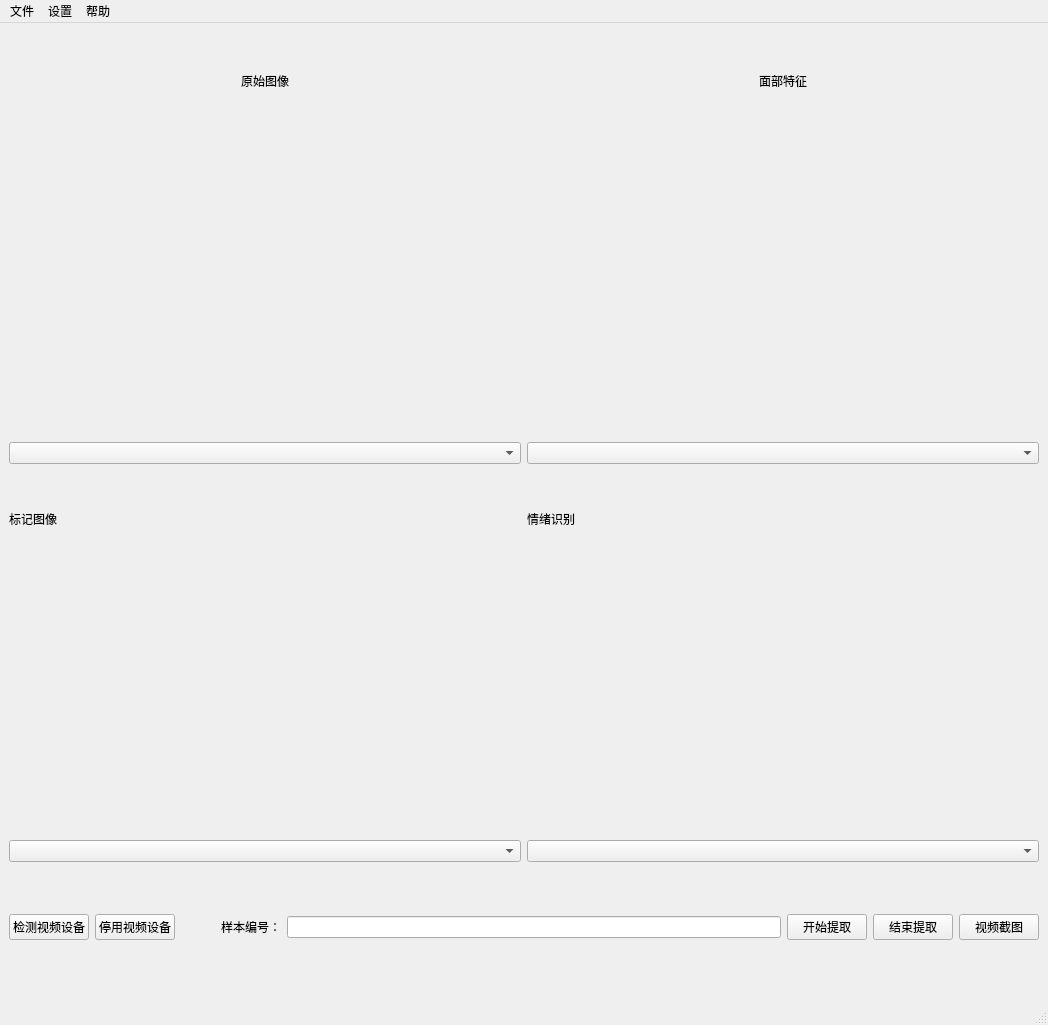
<?xml version="1.0" encoding="UTF-8"?>
<ui version="4.0">
 <class>MainWindow</class>
 <widget class="QMainWindow" name="MainWindow">
  <property name="geometry">
   <rect>
    <x>0</x>
    <y>0</y>
    <width>1048</width>
    <height>1025</height>
   </rect>
  </property>
  <property name="windowTitle">
   <string>面部表型特征提取系统---山东省精神卫生中心</string>
  </property>
  <property name="windowIcon">
   <iconset>
    <normaloff>../icon.ico</normaloff>../icon.ico</iconset>
  </property>
  <widget class="QWidget" name="centralwidget">
   <layout class="QVBoxLayout" name="verticalLayout_4">
    <item>
     <layout class="QHBoxLayout" name="h_img_lay">
      <item>
       <layout class="QVBoxLayout" name="original_img_v_lay">
        <item>
         <spacer name="verticalSpacer">
          <property name="sizeHint" stdset="0">
           <size>
            <width>20</width>
            <height>40</height>
           </size>
          </property>
         </spacer>
        </item>
        <item>
         <widget class="QLabel" name="original_name_lbl">
          <property name="text">
           <string>原始图像</string>
          </property>
          <property name="scaledContents">
           <bool>false</bool>
          </property>
          <property name="alignment">
           <set>Qt::AlignCenter</set>
          </property>
         </widget>
        </item>
        <item>
         <spacer name="verticalSpacer_2">
          <property name="sizeHint" stdset="0">
           <size>
            <width>20</width>
            <height>40</height>
           </size>
          </property>
         </spacer>
        </item>
        <item>
         <widget class="QLabel" name="original_frame_lbl">
          <property name="minimumSize">
           <size>
            <width>500</width>
            <height>300</height>
           </size>
          </property>
          <property name="text">
           <string>&lt;html&gt;&lt;head/&gt;&lt;body&gt;&lt;p&gt;&lt;br/&gt;&lt;/p&gt;&lt;/body&gt;&lt;/html&gt;</string>
          </property>
         </widget>
        </item>
        <item>
         <widget class="QComboBox" name="selecamera1"/>
        </item>
        <item>
         <spacer name="verticalSpacer_3">
          <property name="sizeHint" stdset="0">
           <size>
            <width>20</width>
            <height>40</height>
           </size>
          </property>
         </spacer>
        </item>
       </layout>
      </item>
      <item>
       <layout class="QVBoxLayout" name="processed_img_v_lay">
        <item>
         <spacer name="verticalSpacer_4">
          <property name="sizeHint" stdset="0">
           <size>
            <width>20</width>
            <height>40</height>
           </size>
          </property>
         </spacer>
        </item>
        <item>
         <widget class="QLabel" name="processed_name_lbl">
          <property name="text">
           <string>面部特征</string>
          </property>
          <property name="alignment">
           <set>Qt::AlignCenter</set>
          </property>
         </widget>
        </item>
        <item>
         <spacer name="verticalSpacer_5">
          <property name="sizeHint" stdset="0">
           <size>
            <width>20</width>
            <height>40</height>
           </size>
          </property>
         </spacer>
        </item>
        <item>
         <widget class="QLabel" name="processed_frame_lbl">
          <property name="minimumSize">
           <size>
            <width>500</width>
            <height>300</height>
           </size>
          </property>
          <property name="baseSize">
           <size>
            <width>0</width>
            <height>0</height>
           </size>
          </property>
          <property name="text">
           <string/>
          </property>
         </widget>
        </item>
        <item>
         <widget class="QComboBox" name="selecamera2"/>
        </item>
        <item>
         <spacer name="verticalSpacer_6">
          <property name="sizeHint" stdset="0">
           <size>
            <width>20</width>
            <height>40</height>
           </size>
          </property>
         </spacer>
        </item>
       </layout>
      </item>
     </layout>
    </item>
    <item>
     <layout class="QHBoxLayout" name="horizontalLayout">
      <item>
       <layout class="QVBoxLayout" name="verticalLayout_2">
        <item>
         <widget class="QLabel" name="label_3">
          <property name="text">
           <string>标记图像</string>
          </property>
         </widget>
        </item>
        <item>
         <widget class="QLabel" name="eye_lbl">
          <property name="minimumSize">
           <size>
            <width>500</width>
            <height>300</height>
           </size>
          </property>
          <property name="text">
           <string/>
          </property>
         </widget>
        </item>
        <item>
         <widget class="QComboBox" name="comboBox_2"/>
        </item>
       </layout>
      </item>
      <item>
       <layout class="QVBoxLayout" name="verticalLayout">
        <item>
         <widget class="QLabel" name="label_2">
          <property name="text">
           <string>情绪识别</string>
          </property>
         </widget>
        </item>
        <item>
         <widget class="QLabel" name="voice_lbl">
          <property name="minimumSize">
           <size>
            <width>500</width>
            <height>300</height>
           </size>
          </property>
          <property name="text">
           <string/>
          </property>
         </widget>
        </item>
        <item>
         <widget class="QComboBox" name="comboBox"/>
        </item>
       </layout>
      </item>
     </layout>
    </item>
    <item>
     <layout class="QHBoxLayout" name="h_btn_lay">
      <item>
       <widget class="QPushButton" name="initButton">
        <property name="text">
         <string>检测视频设备</string>
        </property>
       </widget>
      </item>
      <item>
       <widget class="QPushButton" name="pushButton">
        <property name="text">
         <string>停用视频设备</string>
        </property>
       </widget>
      </item>
      <item>
       <spacer name="horizontalSpacer_2">
        <property name="sizeHint" stdset="0">
         <size>
          <width>40</width>
          <height>20</height>
         </size>
        </property>
       </spacer>
      </item>
      <item>
       <widget class="QLabel" name="label">
        <property name="text">
         <string>样本编号：</string>
        </property>
       </widget>
      </item>
      <item>
       <widget class="QLineEdit" name="lineEdit"/>
      </item>
      <item>
       <widget class="QPushButton" name="startButton">
        <property name="text">
         <string>开始提取</string>
        </property>
       </widget>
      </item>
      <item>
       <widget class="QPushButton" name="endButton">
        <property name="text">
         <string>结束提取</string>
        </property>
       </widget>
      </item>
      <item>
       <widget class="QPushButton" name="shotButton">
        <property name="text">
         <string>视频截图</string>
        </property>
       </widget>
      </item>
     </layout>
    </item>
    <item>
     <layout class="QVBoxLayout" name="v_filters_lay"/>
    </item>
   </layout>
  </widget>
  <widget class="QMenuBar" name="menubar">
   <property name="geometry">
    <rect>
     <x>0</x>
     <y>0</y>
     <width>1048</width>
     <height>37</height>
    </rect>
   </property>
   <widget class="QMenu" name="menuHelp">
    <property name="title">
     <string>帮助</string>
    </property>
    <addaction name="actionmanual"/>
    <addaction name="actionAbout"/>
   </widget>
   <widget class="QMenu" name="menu">
    <property name="title">
     <string>文件</string>
    </property>
   </widget>
   <widget class="QMenu" name="menu_2">
    <property name="title">
     <string>设置</string>
    </property>
    <addaction name="action12"/>
    <addaction name="actionse"/>
   </widget>
   <addaction name="menu"/>
   <addaction name="menu_2"/>
   <addaction name="menuHelp"/>
  </widget>
  <widget class="QStatusBar" name="statusbar">
   <property name="minimumSize">
    <size>
     <width>500</width>
     <height>30</height>
    </size>
   </property>
  </widget>
  <action name="actionOpen_image">
   <property name="text">
    <string>Open image</string>
   </property>
  </action>
  <action name="actionSave_original_image">
   <property name="text">
    <string>Save original image</string>
   </property>
  </action>
  <action name="actionSave_processed_image">
   <property name="text">
    <string>Save processed image</string>
   </property>
  </action>
  <action name="actionExit">
   <property name="text">
    <string>Exit</string>
   </property>
  </action>
  <action name="actionLicense">
   <property name="text">
    <string>License</string>
   </property>
  </action>
  <action name="actionAbout">
   <property name="text">
    <string>关于</string>
   </property>
  </action>
  <action name="actionmanual">
   <property name="text">
    <string>操作说明</string>
   </property>
  </action>
  <action name="action12">
   <property name="text">
    <string>设置视频与音频设备</string>
   </property>
  </action>
  <action name="actionse">
   <property name="text">
    <string>设置文件保存路径</string>
   </property>
  </action>
 </widget>
 <resources/>
 <connections/>
</ui>
